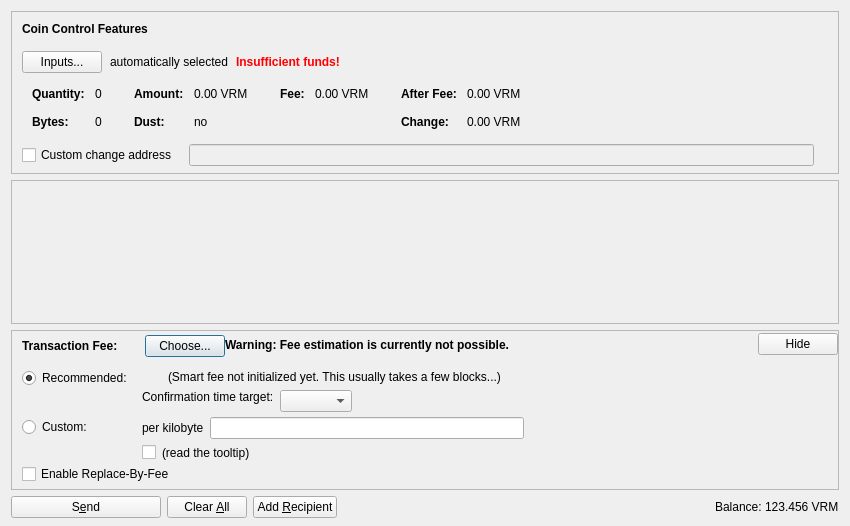
<?xml version="1.0" encoding="UTF-8"?>
<ui version="4.0">
 <class>SendCoinsDialog</class>
 <widget class="QDialog" name="SendCoinsDialog">
  <property name="geometry">
   <rect>
    <x>0</x>
    <y>0</y>
    <width>850</width>
    <height>526</height>
   </rect>
  </property>
  <property name="windowTitle">
   <string>Send Coins</string>
  </property>
  <layout class="QVBoxLayout" name="verticalLayout" stretch="0,1,0,0">
   <property name="bottomMargin">
    <number>8</number>
   </property>
   <item>
    <widget class="QFrame" name="frameCoinControl">
     <property name="sizePolicy">
      <sizepolicy hsizetype="Expanding" vsizetype="Expanding">
       <horstretch>0</horstretch>
       <verstretch>0</verstretch>
      </sizepolicy>
     </property>
     <property name="maximumSize">
      <size>
       <width>16777215</width>
       <height>16777215</height>
      </size>
     </property>
     <property name="frameShape">
      <enum>QFrame::StyledPanel</enum>
     </property>
     <property name="frameShadow">
      <enum>QFrame::Sunken</enum>
     </property>
     <layout class="QVBoxLayout" name="verticalLayoutCoinControl2">
      <property name="spacing">
       <number>0</number>
      </property>
      <property name="leftMargin">
       <number>0</number>
      </property>
      <property name="topMargin">
       <number>0</number>
      </property>
      <property name="rightMargin">
       <number>0</number>
      </property>
      <property name="bottomMargin">
       <number>6</number>
      </property>
      <item>
       <layout class="QVBoxLayout" name="verticalLayoutCoinControl" stretch="0,0,0,0,1">
        <property name="spacing">
         <number>0</number>
        </property>
        <property name="leftMargin">
         <number>10</number>
        </property>
        <property name="topMargin">
         <number>10</number>
        </property>
        <item>
         <layout class="QHBoxLayout" name="horizontalLayoutCoinControl1">
          <property name="bottomMargin">
           <number>15</number>
          </property>
          <item>
           <widget class="QLabel" name="labelCoinControlFeatures">
            <property name="sizePolicy">
             <sizepolicy hsizetype="Preferred" vsizetype="Maximum">
              <horstretch>0</horstretch>
              <verstretch>0</verstretch>
             </sizepolicy>
            </property>
            <property name="font">
             <font>
              <weight>75</weight>
              <bold>true</bold>
             </font>
            </property>
            <property name="styleSheet">
             <string notr="true">font-weight:bold;</string>
            </property>
            <property name="text">
             <string>Coin Control Features</string>
            </property>
           </widget>
          </item>
         </layout>
        </item>
        <item>
         <layout class="QHBoxLayout" name="horizontalLayoutCoinControl2" stretch="0,0,0,0">
          <property name="spacing">
           <number>8</number>
          </property>
          <property name="bottomMargin">
           <number>10</number>
          </property>
          <item>
           <widget class="QPushButton" name="pushButtonCoinControl">
            <property name="styleSheet">
             <string notr="true"/>
            </property>
            <property name="text">
             <string>Inputs...</string>
            </property>
            <property name="autoDefault">
             <bool>false</bool>
            </property>
           </widget>
          </item>
          <item>
           <widget class="QLabel" name="labelCoinControlAutomaticallySelected">
            <property name="text">
             <string>automatically selected</string>
            </property>
            <property name="margin">
             <number>5</number>
            </property>
           </widget>
          </item>
          <item>
           <widget class="QLabel" name="labelCoinControlInsuffFunds">
            <property name="font">
             <font>
              <weight>75</weight>
              <bold>true</bold>
             </font>
            </property>
            <property name="styleSheet">
             <string notr="true">color:red;font-weight:bold;</string>
            </property>
            <property name="text">
             <string>Insufficient funds!</string>
            </property>
            <property name="margin">
             <number>5</number>
            </property>
           </widget>
          </item>
          <item>
           <spacer name="horizontalSpacerCoinControl">
            <property name="orientation">
             <enum>Qt::Horizontal</enum>
            </property>
            <property name="sizeHint" stdset="0">
             <size>
              <width>40</width>
              <height>1</height>
             </size>
            </property>
           </spacer>
          </item>
         </layout>
        </item>
        <item>
         <widget class="QWidget" name="widgetCoinControl" native="true">
          <property name="sizePolicy">
           <sizepolicy hsizetype="Preferred" vsizetype="Preferred">
            <horstretch>0</horstretch>
            <verstretch>0</verstretch>
           </sizepolicy>
          </property>
          <property name="minimumSize">
           <size>
            <width>0</width>
            <height>0</height>
           </size>
          </property>
          <property name="styleSheet">
           <string notr="true"/>
          </property>
          <layout class="QHBoxLayout" name="horizontalLayoutCoinControl5">
           <property name="leftMargin">
            <number>0</number>
           </property>
           <property name="topMargin">
            <number>0</number>
           </property>
           <property name="rightMargin">
            <number>0</number>
           </property>
           <property name="bottomMargin">
            <number>0</number>
           </property>
           <item>
            <layout class="QHBoxLayout" name="horizontalLayoutCoinControl3" stretch="0,0,0,1">
             <property name="spacing">
              <number>20</number>
             </property>
             <property name="topMargin">
              <number>0</number>
             </property>
             <property name="bottomMargin">
              <number>10</number>
             </property>
             <item>
              <layout class="QFormLayout" name="formLayoutCoinControl1">
               <property name="horizontalSpacing">
                <number>10</number>
               </property>
               <property name="verticalSpacing">
                <number>14</number>
               </property>
               <property name="leftMargin">
                <number>10</number>
               </property>
               <property name="topMargin">
                <number>4</number>
               </property>
               <property name="rightMargin">
                <number>6</number>
               </property>
               <item row="0" column="0">
                <widget class="QLabel" name="labelCoinControlQuantityText">
                 <property name="font">
                  <font>
                   <weight>75</weight>
                   <bold>true</bold>
                  </font>
                 </property>
                 <property name="text">
                  <string>Quantity:</string>
                 </property>
                 <property name="margin">
                  <number>0</number>
                 </property>
                </widget>
               </item>
               <item row="0" column="1">
                <widget class="QLabel" name="labelCoinControlQuantity">
                 <property name="cursor">
                  <cursorShape>IBeamCursor</cursorShape>
                 </property>
                 <property name="contextMenuPolicy">
                  <enum>Qt::ActionsContextMenu</enum>
                 </property>
                 <property name="text">
                  <string notr="true">0</string>
                 </property>
                 <property name="margin">
                  <number>0</number>
                 </property>
                 <property name="textInteractionFlags">
                  <set>Qt::LinksAccessibleByMouse|Qt::TextSelectableByKeyboard|Qt::TextSelectableByMouse</set>
                 </property>
                </widget>
               </item>
               <item row="1" column="0">
                <widget class="QLabel" name="labelCoinControlBytesText">
                 <property name="font">
                  <font>
                   <weight>75</weight>
                   <bold>true</bold>
                  </font>
                 </property>
                 <property name="text">
                  <string>Bytes:</string>
                 </property>
                </widget>
               </item>
               <item row="1" column="1">
                <widget class="QLabel" name="labelCoinControlBytes">
                 <property name="cursor">
                  <cursorShape>IBeamCursor</cursorShape>
                 </property>
                 <property name="contextMenuPolicy">
                  <enum>Qt::ActionsContextMenu</enum>
                 </property>
                 <property name="text">
                  <string notr="true">0</string>
                 </property>
                 <property name="textInteractionFlags">
                  <set>Qt::LinksAccessibleByMouse|Qt::TextSelectableByKeyboard|Qt::TextSelectableByMouse</set>
                 </property>
                </widget>
               </item>
              </layout>
             </item>
             <item>
              <layout class="QFormLayout" name="formLayoutCoinControl2">
               <property name="horizontalSpacing">
                <number>10</number>
               </property>
               <property name="verticalSpacing">
                <number>14</number>
               </property>
               <property name="leftMargin">
                <number>6</number>
               </property>
               <property name="topMargin">
                <number>4</number>
               </property>
               <property name="rightMargin">
                <number>6</number>
               </property>
               <item row="0" column="0">
                <widget class="QLabel" name="labelCoinControlAmountText">
                 <property name="font">
                  <font>
                   <weight>75</weight>
                   <bold>true</bold>
                  </font>
                 </property>
                 <property name="text">
                  <string>Amount:</string>
                 </property>
                 <property name="margin">
                  <number>0</number>
                 </property>
                </widget>
               </item>
               <item row="0" column="1">
                <widget class="QLabel" name="labelCoinControlAmount">
                 <property name="cursor">
                  <cursorShape>IBeamCursor</cursorShape>
                 </property>
                 <property name="contextMenuPolicy">
                  <enum>Qt::ActionsContextMenu</enum>
                 </property>
                 <property name="text">
                  <string notr="true">0.00 VRM</string>
                 </property>
                 <property name="textInteractionFlags">
                  <set>Qt::LinksAccessibleByMouse|Qt::TextSelectableByKeyboard|Qt::TextSelectableByMouse</set>
                 </property>
                </widget>
               </item>
               <item row="1" column="0">
                <widget class="QLabel" name="labelCoinControlLowOutputText">
                 <property name="font">
                  <font>
                   <weight>75</weight>
                   <bold>true</bold>
                  </font>
                 </property>
                 <property name="text">
                  <string>Dust:</string>
                 </property>
                </widget>
               </item>
               <item row="1" column="1">
                <widget class="QLabel" name="labelCoinControlLowOutput">
                 <property name="cursor">
                  <cursorShape>IBeamCursor</cursorShape>
                 </property>
                 <property name="contextMenuPolicy">
                  <enum>Qt::ActionsContextMenu</enum>
                 </property>
                 <property name="text">
                  <string notr="true">no</string>
                 </property>
                 <property name="textInteractionFlags">
                  <set>Qt::LinksAccessibleByMouse|Qt::TextSelectableByKeyboard|Qt::TextSelectableByMouse</set>
                 </property>
                </widget>
               </item>
              </layout>
             </item>
             <item>
              <layout class="QFormLayout" name="formLayoutCoinControl3">
               <property name="horizontalSpacing">
                <number>10</number>
               </property>
               <property name="verticalSpacing">
                <number>14</number>
               </property>
               <property name="leftMargin">
                <number>6</number>
               </property>
               <property name="topMargin">
                <number>4</number>
               </property>
               <property name="rightMargin">
                <number>6</number>
               </property>
               <item row="0" column="0">
                <widget class="QLabel" name="labelCoinControlFeeText">
                 <property name="font">
                  <font>
                   <weight>75</weight>
                   <bold>true</bold>
                  </font>
                 </property>
                 <property name="text">
                  <string>Fee:</string>
                 </property>
                 <property name="margin">
                  <number>0</number>
                 </property>
                </widget>
               </item>
               <item row="0" column="1">
                <widget class="QLabel" name="labelCoinControlFee">
                 <property name="cursor">
                  <cursorShape>IBeamCursor</cursorShape>
                 </property>
                 <property name="contextMenuPolicy">
                  <enum>Qt::ActionsContextMenu</enum>
                 </property>
                 <property name="text">
                  <string notr="true">0.00 VRM</string>
                 </property>
                 <property name="textInteractionFlags">
                  <set>Qt::LinksAccessibleByMouse|Qt::TextSelectableByKeyboard|Qt::TextSelectableByMouse</set>
                 </property>
                </widget>
               </item>
              </layout>
             </item>
             <item>
              <layout class="QFormLayout" name="formLayoutCoinControl4">
               <property name="horizontalSpacing">
                <number>10</number>
               </property>
               <property name="verticalSpacing">
                <number>14</number>
               </property>
               <property name="leftMargin">
                <number>6</number>
               </property>
               <property name="topMargin">
                <number>4</number>
               </property>
               <property name="rightMargin">
                <number>6</number>
               </property>
               <item row="0" column="0">
                <widget class="QLabel" name="labelCoinControlAfterFeeText">
                 <property name="font">
                  <font>
                   <weight>75</weight>
                   <bold>true</bold>
                  </font>
                 </property>
                 <property name="text">
                  <string>After Fee:</string>
                 </property>
                 <property name="margin">
                  <number>0</number>
                 </property>
                </widget>
               </item>
               <item row="0" column="1">
                <widget class="QLabel" name="labelCoinControlAfterFee">
                 <property name="cursor">
                  <cursorShape>IBeamCursor</cursorShape>
                 </property>
                 <property name="contextMenuPolicy">
                  <enum>Qt::ActionsContextMenu</enum>
                 </property>
                 <property name="text">
                  <string notr="true">0.00 VRM</string>
                 </property>
                 <property name="textInteractionFlags">
                  <set>Qt::LinksAccessibleByMouse|Qt::TextSelectableByKeyboard|Qt::TextSelectableByMouse</set>
                 </property>
                </widget>
               </item>
               <item row="1" column="0">
                <widget class="QLabel" name="labelCoinControlChangeText">
                 <property name="font">
                  <font>
                   <weight>75</weight>
                   <bold>true</bold>
                  </font>
                 </property>
                 <property name="text">
                  <string>Change:</string>
                 </property>
                </widget>
               </item>
               <item row="1" column="1">
                <widget class="QLabel" name="labelCoinControlChange">
                 <property name="cursor">
                  <cursorShape>IBeamCursor</cursorShape>
                 </property>
                 <property name="contextMenuPolicy">
                  <enum>Qt::ActionsContextMenu</enum>
                 </property>
                 <property name="text">
                  <string notr="true">0.00 VRM</string>
                 </property>
                 <property name="textInteractionFlags">
                  <set>Qt::LinksAccessibleByMouse|Qt::TextSelectableByKeyboard|Qt::TextSelectableByMouse</set>
                 </property>
                </widget>
               </item>
              </layout>
             </item>
            </layout>
           </item>
          </layout>
         </widget>
        </item>
        <item>
         <layout class="QHBoxLayout" name="horizontalLayoutCoinControl4" stretch="0,0,0">
          <property name="spacing">
           <number>12</number>
          </property>
          <property name="sizeConstraint">
           <enum>QLayout::SetDefaultConstraint</enum>
          </property>
          <property name="topMargin">
           <number>5</number>
          </property>
          <property name="rightMargin">
           <number>5</number>
          </property>
          <item>
           <widget class="QCheckBox" name="checkBoxCoinControlChange">
            <property name="toolTip">
             <string>If this is activated, but the change address is empty or invalid, change will be sent to a newly generated address.</string>
            </property>
            <property name="text">
             <string>Custom change address</string>
            </property>
           </widget>
          </item>
          <item>
           <widget class="QValidatedLineEdit" name="lineEditCoinControlChange">
            <property name="enabled">
             <bool>false</bool>
            </property>
            <property name="sizePolicy">
             <sizepolicy hsizetype="Expanding" vsizetype="Fixed">
              <horstretch>0</horstretch>
              <verstretch>0</verstretch>
             </sizepolicy>
            </property>
           </widget>
          </item>
          <item>
           <widget class="QLabel" name="labelCoinControlChangeLabel">
            <property name="sizePolicy">
             <sizepolicy hsizetype="Preferred" vsizetype="Expanding">
              <horstretch>0</horstretch>
              <verstretch>0</verstretch>
             </sizepolicy>
            </property>
            <property name="minimumSize">
             <size>
              <width>0</width>
              <height>0</height>
             </size>
            </property>
            <property name="text">
             <string/>
            </property>
            <property name="margin">
             <number>3</number>
            </property>
           </widget>
          </item>
         </layout>
        </item>
        <item>
         <spacer name="verticalSpacerCoinControl">
          <property name="orientation">
           <enum>Qt::Vertical</enum>
          </property>
          <property name="sizeHint" stdset="0">
           <size>
            <width>800</width>
            <height>1</height>
           </size>
          </property>
         </spacer>
        </item>
       </layout>
      </item>
     </layout>
    </widget>
   </item>
   <item>
    <widget class="QScrollArea" name="scrollArea">
     <property name="widgetResizable">
      <bool>true</bool>
     </property>
     <widget class="QWidget" name="scrollAreaWidgetContents">
      <property name="geometry">
       <rect>
        <x>0</x>
        <y>0</y>
        <width>830</width>
        <height>104</height>
       </rect>
      </property>
      <layout class="QVBoxLayout" name="verticalLayout_2" stretch="0,1">
       <property name="leftMargin">
        <number>0</number>
       </property>
       <property name="topMargin">
        <number>0</number>
       </property>
       <property name="rightMargin">
        <number>0</number>
       </property>
       <property name="bottomMargin">
        <number>0</number>
       </property>
       <item>
        <layout class="QVBoxLayout" name="entries">
         <property name="spacing">
          <number>6</number>
         </property>
        </layout>
       </item>
       <item>
        <spacer name="verticalSpacer">
         <property name="orientation">
          <enum>Qt::Vertical</enum>
         </property>
         <property name="sizeHint" stdset="0">
          <size>
           <width>20</width>
           <height>40</height>
          </size>
         </property>
        </spacer>
       </item>
      </layout>
     </widget>
    </widget>
   </item>
   <item>
    <widget class="QFrame" name="frameFee">
     <property name="sizePolicy">
      <sizepolicy hsizetype="Expanding" vsizetype="Expanding">
       <horstretch>0</horstretch>
       <verstretch>0</verstretch>
      </sizepolicy>
     </property>
     <property name="maximumSize">
      <size>
       <width>16777215</width>
       <height>16777215</height>
      </size>
     </property>
     <property name="frameShape">
      <enum>QFrame::StyledPanel</enum>
     </property>
     <property name="frameShadow">
      <enum>QFrame::Sunken</enum>
     </property>
     <layout class="QVBoxLayout" name="verticalLayoutFee1">
      <property name="spacing">
       <number>0</number>
      </property>
      <property name="leftMargin">
       <number>0</number>
      </property>
      <property name="topMargin">
       <number>0</number>
      </property>
      <property name="rightMargin">
       <number>0</number>
      </property>
      <property name="bottomMargin">
       <number>0</number>
      </property>
      <item>
       <layout class="QVBoxLayout" name="verticalLayoutFee2" stretch="0,0,0">
        <property name="spacing">
         <number>0</number>
        </property>
        <property name="leftMargin">
         <number>10</number>
        </property>
        <property name="topMargin">
         <number>0</number>
        </property>
        <item>
         <layout class="QHBoxLayout" name="horizontalLayoutFee1">
          <property name="bottomMargin">
           <number>0</number>
          </property>
          <item>
           <layout class="QVBoxLayout" name="verticalLayoutFee7">
            <property name="spacing">
             <number>0</number>
            </property>
            <item>
             <spacer name="verticalSpacerSmartFee">
              <property name="orientation">
               <enum>Qt::Vertical</enum>
              </property>
              <property name="sizeType">
               <enum>QSizePolicy::Fixed</enum>
              </property>
              <property name="sizeHint" stdset="0">
               <size>
                <width>1</width>
                <height>4</height>
               </size>
              </property>
             </spacer>
            </item>
            <item>
             <layout class="QHBoxLayout" name="horizontalLayoutSmartFee">
              <property name="spacing">
               <number>10</number>
              </property>
              <item>
               <widget class="QLabel" name="labelFeeHeadline">
                <property name="sizePolicy">
                 <sizepolicy hsizetype="Preferred" vsizetype="Maximum">
                  <horstretch>0</horstretch>
                  <verstretch>0</verstretch>
                 </sizepolicy>
                </property>
                <property name="font">
                 <font>
                  <weight>75</weight>
                  <bold>true</bold>
                 </font>
                </property>
                <property name="styleSheet">
                 <string notr="true">font-weight:bold;</string>
                </property>
                <property name="text">
                 <string>Transaction Fee:</string>
                </property>
               </widget>
              </item>
              <item>
               <widget class="QLabel" name="labelFeeMinimized">
                <property name="text">
                 <string/>
                </property>
               </widget>
              </item>
              <item>
               <widget class="QPushButton" name="buttonChooseFee">
                <property name="text">
                 <string>Choose...</string>
                </property>
               </widget>
              </item>
             </layout>
            </item>
            <item>
             <spacer name="verticalSpacer_5">
              <property name="orientation">
               <enum>Qt::Vertical</enum>
              </property>
              <property name="sizeHint" stdset="0">
               <size>
                <width>1</width>
                <height>1</height>
               </size>
              </property>
             </spacer>
            </item>
           </layout>
          </item>
          <item>
           <widget class="QLabel" name="fallbackFeeWarningLabel">
            <property name="toolTip">
             <string>Using the fallbackfee can result in sending a transaction that will take several hours or days (or never) to confirm. Consider choosing your fee manually or wait until you have validated the complete chain.</string>
            </property>
            <property name="font">
            <font>
                <weight>75</weight>
                <bold>true</bold>
            </font>
            </property>
            <property name="text">
             <string>Warning: Fee estimation is currently not possible.</string>
            </property>
            <property name="wordWrap">
             <bool>false</bool>
            </property>
           </widget>
          </item>
          <item>
           <spacer name="horizontalSpacer_4">
            <property name="orientation">
             <enum>Qt::Horizontal</enum>
            </property>
            <property name="sizeType">
             <enum>QSizePolicy::MinimumExpanding</enum>
            </property>
            <property name="sizeHint" stdset="0">
             <size>
              <width>40</width>
              <height>20</height>
             </size>
            </property>
           </spacer>
          </item>
          <item>
           <widget class="QPushButton" name="buttonMinimizeFee">
            <property name="toolTip">
             <string>collapse fee-settings</string>
            </property>
            <property name="text">
             <string>Hide</string>
            </property>
           </widget>
          </item>
         </layout>
        </item>
        <item>
         <widget class="QFrame" name="frameFeeSelection">
          <layout class="QVBoxLayout" name="verticalLayoutFee12">
           <property name="spacing">
            <number>0</number>
           </property>
           <property name="leftMargin">
            <number>0</number>
           </property>
           <property name="topMargin">
            <number>0</number>
           </property>
           <property name="rightMargin">
            <number>0</number>
           </property>
           <property name="bottomMargin">
            <number>0</number>
           </property>
           <item>
            <layout class="QGridLayout" name="gridLayoutFee">
             <property name="topMargin">
              <number>10</number>
             </property>
             <property name="bottomMargin">
              <number>4</number>
             </property>
             <property name="horizontalSpacing">
              <number>10</number>
             </property>
             <property name="verticalSpacing">
              <number>4</number>
             </property>
             <item row="1" column="1">
              <layout class="QVBoxLayout" name="verticalLayoutFee8">
               <property name="spacing">
                <number>6</number>
               </property>
               <item>
                <layout class="QHBoxLayout" name="horizontalLayoutFee13">
                 <item>
                  <widget class="QLabel" name="labelCustomPerKilobyte">
                   <property name="toolTip">
                    <string>If the custom fee is set to 1000 satoshis and the transaction is only 250 bytes, then &quot;per kilobyte&quot; only pays 250 satoshis in fee, while &quot;total at least&quot; pays 1000 satoshis. For transactions bigger than a kilobyte both pay by kilobyte.</string>
                   </property>
                   <property name="text">
                    <string>per kilobyte</string>
                   </property>
                  </widget>
                 </item>
                 <item>
                  <widget class="BitcoinAmountField" name="customFee"/>
                 </item>
                 <item>
                  <spacer name="horizontalSpacer_6">
                   <property name="orientation">
                    <enum>Qt::Horizontal</enum>
                   </property>
                   <property name="sizeHint" stdset="0">
                    <size>
                     <width>1</width>
                     <height>1</height>
                    </size>
                   </property>
                  </spacer>
                 </item>
                </layout>
               </item>
               <item>
                <layout class="QHBoxLayout" name="horizontalLayoutFee8">
                 <item>
                  <widget class="QCheckBox" name="checkBoxMinimumFee">
                   <property name="toolTip">
                    <string>Paying only the minimum fee is just fine as long as there is less transaction volume than space in the blocks. But be aware that this can end up in a never confirming transaction once there is more demand for bitcoin transactions than the network can process.</string>
                   </property>
                   <property name="text">
                    <string/>
                   </property>
                  </widget>
                 </item>
                 <item>
                  <widget class="QLabel" name="labelMinFeeWarning">
                   <property name="enabled">
                    <bool>true</bool>
                   </property>
                   <property name="toolTip">
                    <string>Paying only the minimum fee is just fine as long as there is less transaction volume than space in the blocks. But be aware that this can end up in a never confirming transaction once there is more demand for bitcoin transactions than the network can process.</string>
                   </property>
                   <property name="text">
                    <string>(read the tooltip)</string>
                   </property>
                   <property name="margin">
                    <number>5</number>
                   </property>
                  </widget>
                 </item>
                 <item>
                  <spacer name="horizontalSpacer_2">
                   <property name="orientation">
                    <enum>Qt::Horizontal</enum>
                   </property>
                   <property name="sizeHint" stdset="0">
                    <size>
                     <width>1</width>
                     <height>1</height>
                    </size>
                   </property>
                  </spacer>
                 </item>
                </layout>
               </item>
              </layout>
             </item>
             <item row="0" column="0">
              <layout class="QVBoxLayout" name="verticalLayoutFee4" stretch="0,1">
               <item>
                <widget class="QRadioButton" name="radioSmartFee">
                 <property name="text">
                  <string>Recommended:</string>
                 </property>
                 <property name="checked">
                  <bool>true</bool>
                 </property>
                 <attribute name="buttonGroup">
                  <string notr="true">groupFee</string>
                 </attribute>
                </widget>
               </item>
               <item>
                <spacer name="verticalSpacer_2">
                 <property name="orientation">
                  <enum>Qt::Vertical</enum>
                 </property>
                 <property name="sizeHint" stdset="0">
                  <size>
                   <width>1</width>
                   <height>1</height>
                  </size>
                 </property>
                </spacer>
               </item>
              </layout>
             </item>
             <item row="1" column="0">
              <layout class="QVBoxLayout" name="verticalLayoutFee9" stretch="0,1">
               <item>
                <widget class="QRadioButton" name="radioCustomFee">
                 <property name="text">
                  <string>Custom:</string>
                 </property>
                 <attribute name="buttonGroup">
                  <string notr="true">groupFee</string>
                 </attribute>
                </widget>
               </item>
               <item>
                <spacer name="verticalSpacer_6">
                 <property name="orientation">
                  <enum>Qt::Vertical</enum>
                 </property>
                 <property name="sizeHint" stdset="0">
                  <size>
                   <width>1</width>
                   <height>1</height>
                  </size>
                 </property>
                </spacer>
               </item>
              </layout>
             </item>
             <item row="0" column="1">
              <layout class="QVBoxLayout" name="verticalLayoutFee3" stretch="0,0,1">
               <property name="spacing">
                <number>6</number>
               </property>
               <property name="topMargin">
                <number>2</number>
               </property>
               <item>
                <layout class="QHBoxLayout" name="horizontalLayoutFee12">
                 <item>
                  <widget class="QLabel" name="labelSmartFee">
                   <property name="text">
                    <string/>
                   </property>
                   <property name="margin">
                    <number>2</number>
                   </property>
                  </widget>
                 </item>
                 <item>
                  <widget class="QLabel" name="labelFeeEstimation">
                   <property name="text">
                    <string/>
                   </property>
                  </widget>
                 </item>
                 <item>
                  <widget class="QLabel" name="labelSmartFee2">
                   <property name="text">
                    <string>(Smart fee not initialized yet. This usually takes a few blocks...)</string>
                   </property>
                   <property name="margin">
                    <number>2</number>
                   </property>
                  </widget>
                 </item>
                 <item>
                  <spacer name="horizontalSpacer_5">
                   <property name="orientation">
                    <enum>Qt::Horizontal</enum>
                   </property>
                   <property name="sizeHint" stdset="0">
                    <size>
                     <width>1</width>
                     <height>1</height>
                    </size>
                   </property>
                  </spacer>
                 </item>
                </layout>
               </item>
               <item>
                <layout class="QHBoxLayout" name="horizontalLayoutFee9">
                 <item>
                  <layout class="QVBoxLayout" name="verticalLayoutFee6">
                   <item>
                    <widget class="QLabel" name="labelSmartFee3">
                     <property name="text">
                      <string>Confirmation time target:</string>
                     </property>
                     <property name="margin">
                      <number>2</number>
                     </property>
                    </widget>
                   </item>
                   <item>
                    <spacer name="verticalSpacer_3">
                     <property name="orientation">
                      <enum>Qt::Vertical</enum>
                     </property>
                     <property name="sizeHint" stdset="0">
                      <size>
                       <width>1</width>
                       <height>1</height>
                      </size>
                     </property>
                    </spacer>
                   </item>
                  </layout>
                 </item>
                 <item>
                  <layout class="QVBoxLayout" name="verticalLayoutFee5">
                   <property name="rightMargin">
                    <number>30</number>
                   </property>
                   <item>
                    <layout class="QHBoxLayout" name="horizontalLayoutConfTarget">
                     <property name="bottomMargin">
                      <number>0</number>
                     </property>
                     <item>
                      <widget class="QComboBox" name="confTargetSelector"/>
                     </item>
                     <item>
                      <spacer name="horizontalSpacerConfTarget">
                       <property name="orientation">
                        <enum>Qt::Horizontal</enum>
                       </property>
                       <property name="sizeHint" stdset="0">
                        <size>
                         <width>40</width>
                         <height>20</height>
                        </size>
                       </property>
                      </spacer>
                     </item>
                    </layout>
                   </item>
                  </layout>
                 </item>
                </layout>
               </item>
               <item>
                <spacer name="verticalSpacer_4">
                 <property name="orientation">
                  <enum>Qt::Vertical</enum>
                 </property>
                 <property name="sizeHint" stdset="0">
                  <size>
                   <width>1</width>
                   <height>1</height>
                  </size>
                 </property>
                </spacer>
               </item>
              </layout>
             </item>
            </layout>
           </item>
           <item>
            <widget class="QCheckBox" name="optInRBF">
             <property name="text">
              <string>Enable Replace-By-Fee</string>
             </property>
             <property name="toolTip">
              <string>With Replace-By-Fee (BIP-125) you can increase a transaction's fee after it is sent. Without this, a higher fee may be recommended to compensate for increased transaction delay risk.</string>
             </property>
            </widget>
           </item>
          </layout>
         </widget>
        </item>
        <item>
         <spacer name="verticalSpacerFee">
          <property name="orientation">
           <enum>Qt::Vertical</enum>
          </property>
          <property name="sizeHint" stdset="0">
           <size>
            <width>40</width>
            <height>5</height>
           </size>
          </property>
         </spacer>
        </item>
       </layout>
      </item>
     </layout>
    </widget>
   </item>
   <item>
    <layout class="QHBoxLayout" name="horizontalLayout">
     <item>
      <widget class="QPushButton" name="sendButton">
       <property name="minimumSize">
        <size>
         <width>150</width>
         <height>0</height>
        </size>
       </property>
       <property name="toolTip">
        <string>Confirm the send action</string>
       </property>
       <property name="text">
        <string>S&amp;end</string>
       </property>
       <property name="icon">
        <iconset resource="../bitcoin.qrc">
         <normaloff>:/icons/send</normaloff>:/icons/send</iconset>
       </property>
       <property name="autoDefault">
        <bool>false</bool>
       </property>
       <property name="default">
        <bool>false</bool>
       </property>
      </widget>
     </item>
     <item>
      <widget class="QPushButton" name="clearButton">
       <property name="sizePolicy">
        <sizepolicy hsizetype="Minimum" vsizetype="Fixed">
         <horstretch>0</horstretch>
         <verstretch>0</verstretch>
        </sizepolicy>
       </property>
       <property name="toolTip">
        <string>Clear all fields of the form.</string>
       </property>
       <property name="text">
        <string>Clear &amp;All</string>
       </property>
       <property name="icon">
        <iconset resource="../bitcoin.qrc">
         <normaloff>:/icons/remove</normaloff>:/icons/remove</iconset>
       </property>
       <property name="autoDefault">
        <bool>false</bool>
       </property>
      </widget>
     </item>
     <item>
      <widget class="QPushButton" name="addButton">
       <property name="toolTip">
        <string>Send to multiple recipients at once</string>
       </property>
       <property name="text">
        <string>Add &amp;Recipient</string>
       </property>
       <property name="icon">
        <iconset resource="../bitcoin.qrc">
         <normaloff>:/icons/add</normaloff>:/icons/add</iconset>
       </property>
       <property name="autoDefault">
        <bool>false</bool>
       </property>
      </widget>
     </item>
     <item>
      <spacer name="horizontalSpacer">
       <property name="orientation">
        <enum>Qt::Horizontal</enum>
       </property>
       <property name="sizeHint" stdset="0">
        <size>
         <width>40</width>
         <height>20</height>
        </size>
       </property>
      </spacer>
     </item>
     <item>
      <layout class="QHBoxLayout" name="horizontalLayout_2">
       <property name="spacing">
        <number>3</number>
       </property>
       <item>
        <widget class="QLabel" name="label">
         <property name="sizePolicy">
          <sizepolicy hsizetype="Preferred" vsizetype="Fixed">
           <horstretch>0</horstretch>
           <verstretch>0</verstretch>
          </sizepolicy>
         </property>
         <property name="text">
          <string>Balance:</string>
         </property>
        </widget>
       </item>
       <item>
        <widget class="QLabel" name="labelBalance">
         <property name="sizePolicy">
          <sizepolicy hsizetype="Preferred" vsizetype="Fixed">
           <horstretch>0</horstretch>
           <verstretch>0</verstretch>
          </sizepolicy>
         </property>
         <property name="cursor">
          <cursorShape>IBeamCursor</cursorShape>
         </property>
         <property name="text">
          <string notr="true">123.456 VRM</string>
         </property>
         <property name="textInteractionFlags">
          <set>Qt::LinksAccessibleByMouse|Qt::TextSelectableByKeyboard|Qt::TextSelectableByMouse</set>
         </property>
        </widget>
       </item>
      </layout>
     </item>
    </layout>
   </item>
  </layout>
 </widget>
 <customwidgets>
  <customwidget>
   <class>QValidatedLineEdit</class>
   <extends>QLineEdit</extends>
   <header>qt/qvalidatedlineedit.h</header>
  </customwidget>
  <customwidget>
   <class>BitcoinAmountField</class>
   <extends>QLineEdit</extends>
   <header>qt/bitcoinamountfield.h</header>
   <container>1</container>
  </customwidget>
 </customwidgets>
 <resources>
  <include location="../bitcoin.qrc"/>
 </resources>
 <connections/>
 <buttongroups>
  <buttongroup name="groupFee"/>
 </buttongroups>
</ui>
